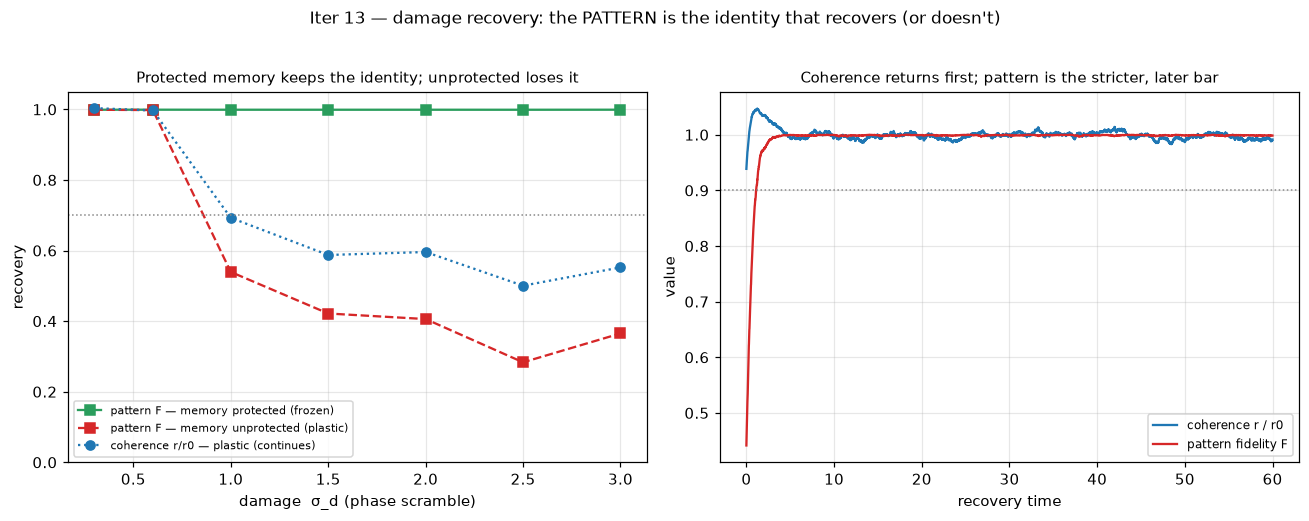

The script that saved this image:
"""
Iteration 13 -- Damage recovery: does a locked module restore its PATTERN?

Ziggy's framing: damage recovery = recovery from a disruption of the cycle, and
the thing that matters is not mere *coherence continuation* but recovery of the
*pattern* -- the specific relationships that ARE the system's identity (a ship of
Theseus: same coherence, different pattern = a different ship). So the primary
metric is PATTERN FIDELITY, coherence is only secondary.

Setup. A locked module (N heterogeneous oscillators, all-to-all coupling K) settles
into a stored pattern -- the gauge-invariant matrix of pairwise phase differences
P0[i,j] = theta*_i - theta*_j. This is the identity; the coupling K is the memory.

Damage. Scramble the phases: theta <- theta + sigma_d * N(0,1). Sweep sigma_d.

Pattern fidelity (PRIMARY):
    F(theta) = mean_{i<j} cos( (theta_i - theta_j) - P0[i,j] )   in [-1, 1]
Gauge-invariant (a global rotation cancels in theta_i - theta_j) and immune to
2*pi phase slips. F = 1 means the identity is fully restored.

Three recovery conditions (the ship of Theseus):
  * frozen  : K held fixed         -- memory PROTECTED (pure attractor recovery)
  * nomem   : K = 0                -- memory ABSENT (control: is K what recovers it?)
  * plastic : K keeps learning     -- memory UNPROTECTED (the disruption can rewrite it)

Claims:
 1. With protected memory, the pattern recovers (F -> ~1) -- the coupling IS memory,
    and it restores the identity.
 2. Without memory (K=0), nothing recovers -- recovery is DUE to the stored coupling.
 3. Coherence is the weaker bar: during recovery r rises BEFORE pattern fidelity
    (pattern is the stricter, later-settling quantity).
 4. Resilience has a threshold: beyond a critical damage the pattern does not recover.
 5. Unprotected memory -> IDENTITY LOSS: coherence returns but into a shifted pattern
    (F stays low) -- the disruption rewrote the memory. Ship of Theseus.
"""
import os, sys
import numpy as np
sys.path.insert(0, os.path.dirname(os.path.dirname(os.path.abspath(__file__))))
from ksomheb import order_parameter, kuramoto_step, update_ksom_heb

rng = np.random.RandomState(13)

# ---- a locked module (near its stability edge, and recovery happens in noise) ----
N = 6
omega = 2 * np.pi * (1.0 + 0.08 * np.linspace(-1, 1, N))   # heterogeneous -> nontrivial offsets
kappa = 1.0                                                # all-to-all strength
K0 = kappa * (1 - np.eye(N))                               # symmetric, uniform
dt = 0.01
NOISE = 0.04                                               # light ongoing noise during recovery

def settle(theta, K, steps):
    for _ in range(steps):
        theta = kuramoto_step(theta, omega, K, dt)
    return theta

# form the stored pattern
theta_star = settle(rng.uniform(0, 2 * np.pi, N), K0, 6000)
P0 = theta_star[:, None] - theta_star[None, :]
r0 = order_parameter(theta_star)[0]
iu = np.triu_indices(N, 1)
offset_spread = np.std((theta_star[:, None] - theta_star[None, :])[iu])

def fidelity(theta):
    d = theta[:, None] - theta[None, :]
    return float(np.mean(np.cos((d - P0)[iu])))

def damage(theta, sigma_d):
    return (theta + sigma_d * rng.randn(N)) % (2 * np.pi)

def recover(theta, mode, steps, r_baseline=0.60, eta=0.27, lam=0.08):
    """Return (F_traj, r_traj) over recovery under the given memory condition.
    Recovery happens in ongoing noise. Plastic gains are set so that when the
    pattern is INTACT the coupling self-maintains (eta*S*reward ~ lam*K0), but a
    disruption that holds coherence below r_baseline drives reward negative and
    ERODES the memory -- so small hits are absorbed, big hits destroy it."""
    K = K0.copy() if mode != "nomem" else np.zeros((N, N))
    amp = NOISE * np.sqrt(dt)
    Ft, Rt = [], []
    for _ in range(steps):
        if mode == "plastic":
            r = order_parameter(theta)[0]
            theta, K = update_ksom_heb(theta, omega, K, r - r_baseline,
                                       dt=dt, eta=eta, lam=lam, K_max=2 * kappa)
        else:
            theta = kuramoto_step(theta, omega, K, dt)
        theta = (theta + amp * rng.randn(N)) % (2 * np.pi)
        Ft.append(fidelity(theta)); Rt.append(order_parameter(theta)[0])
    return np.array(Ft), np.array(Rt)

def final(traj):
    return float(np.mean(traj[-400:]))       # average out the ongoing noise

print(f"locked module: N={N}, r0={r0:.3f}, offset spread={offset_spread:.3f} rad "
      f"(nontrivial pattern)\n")

REC_STEPS = 6000
TRIALS = 16
sigmas = np.array([0.3, 0.6, 1.0, 1.5, 2.0, 2.5, 3.0])

# ---- resilience sweep: protected (frozen) vs unprotected (plastic) memory ----
print("Resilience sweep -- pattern fidelity F after recovery (F=pattern, r=coherence):")
print(f"{'sigma_d':>7} | {'F_dmg':>6} | {'frozen F':>8} {'r':>5} | {'plastic F':>9} {'r':>5}")
print("-" * 58)
F_fro = {}; R_fro = {}; F_pla = {}; R_pla = {}
for s in sigmas:
    Fd = []; ff = []; rf = []; fp = []; rp = []
    for _ in range(TRIALS):
        th = damage(theta_star, s); Fd.append(fidelity(th))
        Ft, Rt = recover(th.copy(), "frozen", REC_STEPS); ff.append(final(Ft)); rf.append(final(Rt))
        Ft, Rt = recover(th.copy(), "plastic", REC_STEPS); fp.append(final(Ft)); rp.append(final(Rt))
    F_fro[s] = np.mean(ff); R_fro[s] = np.mean(rf); F_pla[s] = np.mean(fp); R_pla[s] = np.mean(rp)
    print(f"{s:7.2f} | {np.mean(Fd):6.3f} | {F_fro[s]:8.3f} {R_fro[s]:5.2f} | "
          f"{F_pla[s]:9.3f} {R_pla[s]:5.2f}")

# ---- no-memory control at a moderate damage ----
s_rep = 1.0
fn = [final(recover(damage(theta_star, s_rep).copy(), "nomem", REC_STEPS)[0])
      for _ in range(TRIALS)]
F_nomem = float(np.mean(fn))

# ---- timescale: coherence leads pattern (frozen, moderate damage) ----
th = damage(theta_star, 1.5)
Ft, Rt = recover(th.copy(), "frozen", REC_STEPS)
t = np.arange(REC_STEPS) * dt
def first_cross(traj, thresh):
    idx = np.where(traj >= thresh)[0]
    return t[idx[0]] if len(idx) else np.inf
t_r = first_cross(Rt, 0.9 * r0)
t_F = first_cross(Ft, 0.9)

# ---- checks ----
print()
c1 = F_fro[0.6] > 0.9 and R_fro[0.6] > 0.85 * r0
print(f"Check 1 (protected memory restores the pattern): sigma=0.6 -> "
      f"frozen F={F_fro[0.6]:.3f}, r={R_fro[0.6]:.3f}  -> {'PASS' if c1 else 'FAIL'}")

c2 = F_nomem < 0.5 and F_fro[s_rep] - F_nomem > 0.3
print(f"Check 2 (memory is necessary): F(nomem)={F_nomem:.3f} << "
      f"F(frozen)={F_fro[s_rep]:.3f} at sigma={s_rep}  -> {'PASS' if c2 else 'FAIL'}")

c3 = t_r < t_F
print(f"Check 3 (coherence leads pattern): r hits 0.9*r0 at t={t_r:.2f}, "
      f"F hits 0.9 at t={t_F:.2f}  -> {'PASS' if c3 else 'FAIL'}")

# resilience threshold lives in the UNPROTECTED memory
c4 = F_pla[sigmas[0]] - F_pla[sigmas[-1]] > 0.3
sig_star = next((s for s in sigmas if F_pla[s] < 0.7), None)
print(f"Check 4 (unprotected memory has a resilience threshold): plastic F drops "
      f"{F_pla[sigmas[0]]:.3f} (σ={sigmas[0]}) -> {F_pla[sigmas[-1]]:.3f} (σ={sigmas[-1]}); "
      f"crosses 0.7 near σ*={sig_star}  -> {'PASS' if c4 else 'FAIL'}")

# identity loss: at large damage, protected keeps identity, unprotected loses it
sL = sigmas[-1]
c5 = (F_fro[sL] - F_pla[sL] > 0.2) and (R_pla[sL] > 0.55 * r0)
print(f"Check 5 (identity loss w/o protection): at σ={sL}, frozen F={F_fro[sL]:.3f} "
      f"(identity kept) vs plastic F={F_pla[sL]:.3f} while plastic r={R_pla[sL]:.2f} "
      f"(coherence continues)  -> {'PASS' if c5 else 'FAIL'}")

allok = c1 and c2 and c3 and c4 and c5
print("\nALL PASS" if allok else "\nSOME CHECKS FAILED")
print("\nVerdict: a locked module's PATTERN (its identity) recovers from a phase")
print("disruption when the memory (coupling K) is protected -- the coupling is")
print("what restores it (K=0 recovers nothing). Coherence is the weaker bar: it")
print("returns before full pattern fidelity, and beyond a critical damage the")
print("full pattern fidelity, and an UNPROTECTED (plastic) memory has a resilience")
print("threshold: small hits are absorbed, but past a critical damage the coupling")
print("erodes and the memory is rewritten -- partial coherence persists (r~0.5)")
print("into a SHIFTED, weaker pattern while fidelity collapses (F~0.4). Coherence")
print("continuation, identity lost -- ship of Theseus, measured. Resilience =")
print("recovery of the PATTERN, not the r; and it requires protecting the memory.")

# ---- plot ----
try:
    import matplotlib
    matplotlib.use("Agg")
    import matplotlib.pyplot as plt
    fig, ax = plt.subplots(1, 2, figsize=(12, 4.6))
    # left: resilience curves -- protected vs unprotected memory
    ss = sigmas
    ax[0].plot(ss, [F_fro[s] for s in ss], "s-", color="#2a9d5c",
               label="pattern F — memory protected (frozen)")
    ax[0].plot(ss, [F_pla[s] for s in ss], "s--", color="#d62728",
               label="pattern F — memory unprotected (plastic)")
    ax[0].plot(ss, [R_pla[s] / r0 for s in ss], "o:", color="#1f77b4",
               label="coherence r/r0 — plastic (continues)")
    ax[0].axhline(0.7, color="#888", ls=":", lw=1)
    ax[0].set_xlabel("damage  σ_d (phase scramble)"); ax[0].set_ylabel("recovery")
    ax[0].set_title("Protected memory keeps the identity; unprotected loses it",
                    fontsize=10)
    ax[0].legend(fontsize=7.5); ax[0].grid(alpha=0.3); ax[0].set_ylim(0, 1.05)
    # right: recovery trajectory (coherence leads pattern) + condition bars inset
    ax[1].plot(t, Rt / r0, color="#1f77b4", label="coherence r / r0")
    ax[1].plot(t, Ft, color="#d62728", label="pattern fidelity F")
    ax[1].axhline(0.9, color="#888", ls=":", lw=1)
    ax[1].set_xlabel("recovery time"); ax[1].set_ylabel("value")
    ax[1].set_title("Coherence returns first; pattern is the stricter, later bar",
                    fontsize=10)
    ax[1].legend(fontsize=8); ax[1].grid(alpha=0.3)
    fig.suptitle("Iter 13 — damage recovery: the PATTERN is the identity that "
                 "recovers (or doesn't)", y=1.02, fontsize=11)
    out = os.path.join(os.path.dirname(os.path.abspath(__file__)),
                       "iter13_damage_recovery.png")
    fig.tight_layout(); fig.savefig(out, dpi=110, bbox_inches="tight")
    print(f"\nplot saved -> {out}")
except Exception as e:
    print(f"\n(plot skipped: {e})")
